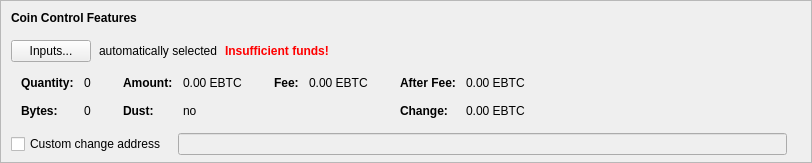
    <widget class="QFrame" name="frameCoinControl">
     <property name="sizePolicy">
      <sizepolicy hsizetype="Expanding" vsizetype="Expanding">
       <horstretch>0</horstretch>
       <verstretch>0</verstretch>
      </sizepolicy>
     </property>
     <property name="maximumSize">
      <size>
       <width>16777215</width>
       <height>16777215</height>
      </size>
     </property>
     <property name="frameShape">
      <enum>QFrame::StyledPanel</enum>
     </property>
     <property name="frameShadow">
      <enum>QFrame::Sunken</enum>
     </property>
     <layout class="QVBoxLayout" name="verticalLayoutCoinControl2">
      <property name="spacing">
       <number>0</number>
      </property>
      <property name="leftMargin">
       <number>0</number>
      </property>
      <property name="topMargin">
       <number>0</number>
      </property>
      <property name="rightMargin">
       <number>0</number>
      </property>
      <property name="bottomMargin">
       <number>6</number>
      </property>
      <item>
       <layout class="QVBoxLayout" name="verticalLayoutCoinControl" stretch="0,0,0,0,1">
        <property name="spacing">
         <number>0</number>
        </property>
        <property name="leftMargin">
         <number>10</number>
        </property>
        <property name="topMargin">
         <number>10</number>
        </property>
        <item>
         <layout class="QHBoxLayout" name="horizontalLayoutCoinControl1">
          <property name="bottomMargin">
           <number>15</number>
          </property>
          <item>
           <widget class="QLabel" name="labelCoinControlFeatures">
            <property name="sizePolicy">
             <sizepolicy hsizetype="Preferred" vsizetype="Maximum">
              <horstretch>0</horstretch>
              <verstretch>0</verstretch>
             </sizepolicy>
            </property>
            <property name="font">
             <font>
              <weight>75</weight>
              <bold>true</bold>
             </font>
            </property>
            <property name="styleSheet">
             <string notr="true">font-weight:bold;</string>
            </property>
            <property name="text">
             <string>Coin Control Features</string>
            </property>
           </widget>
          </item>
         </layout>
        </item>
        <item>
         <layout class="QHBoxLayout" name="horizontalLayoutCoinControl2" stretch="0,0,0,0">
          <property name="spacing">
           <number>8</number>
          </property>
          <property name="bottomMargin">
           <number>10</number>
          </property>
          <item>
           <widget class="QPushButton" name="pushButtonCoinControl">
            <property name="styleSheet">
             <string notr="true"/>
            </property>
            <property name="text">
             <string>Inputs...</string>
            </property>
            <property name="autoDefault">
             <bool>false</bool>
            </property>
           </widget>
          </item>
          <item>
           <widget class="QLabel" name="labelCoinControlAutomaticallySelected">
            <property name="text">
             <string>automatically selected</string>
            </property>
            <property name="margin">
             <number>5</number>
            </property>
           </widget>
          </item>
          <item>
           <widget class="QLabel" name="labelCoinControlInsuffFunds">
            <property name="font">
             <font>
              <weight>75</weight>
              <bold>true</bold>
             </font>
            </property>
            <property name="styleSheet">
             <string notr="true">color:red;font-weight:bold;</string>
            </property>
            <property name="text">
             <string>Insufficient funds!</string>
            </property>
            <property name="margin">
             <number>5</number>
            </property>
           </widget>
          </item>
          <item>
           <spacer name="horizontalSpacerCoinControl">
            <property name="orientation">
             <enum>Qt::Horizontal</enum>
            </property>
            <property name="sizeHint" stdset="0">
             <size>
              <width>40</width>
              <height>1</height>
             </size>
            </property>
           </spacer>
          </item>
         </layout>
        </item>
        <item>
         <widget class="QWidget" name="widgetCoinControl" native="true">
          <property name="sizePolicy">
           <sizepolicy hsizetype="Preferred" vsizetype="Preferred">
            <horstretch>0</horstretch>
            <verstretch>0</verstretch>
           </sizepolicy>
          </property>
          <property name="minimumSize">
           <size>
            <width>0</width>
            <height>0</height>
           </size>
          </property>
          <property name="styleSheet">
           <string notr="true"/>
          </property>
          <layout class="QHBoxLayout" name="horizontalLayoutCoinControl5">
           <property name="leftMargin">
            <number>0</number>
           </property>
           <property name="topMargin">
            <number>0</number>
           </property>
           <property name="rightMargin">
            <number>0</number>
           </property>
           <property name="bottomMargin">
            <number>0</number>
           </property>
           <item>
            <layout class="QHBoxLayout" name="horizontalLayoutCoinControl3" stretch="0,0,0,1">
             <property name="spacing">
              <number>20</number>
             </property>
             <property name="topMargin">
              <number>0</number>
             </property>
             <property name="bottomMargin">
              <number>10</number>
             </property>
             <item>
              <layout class="QFormLayout" name="formLayoutCoinControl1">
               <property name="horizontalSpacing">
                <number>10</number>
               </property>
               <property name="verticalSpacing">
                <number>14</number>
               </property>
               <property name="leftMargin">
                <number>10</number>
               </property>
               <property name="topMargin">
                <number>4</number>
               </property>
               <property name="rightMargin">
                <number>6</number>
               </property>
               <item row="0" column="0">
                <widget class="QLabel" name="labelCoinControlQuantityText">
                 <property name="font">
                  <font>
                   <weight>75</weight>
                   <bold>true</bold>
                  </font>
                 </property>
                 <property name="text">
                  <string>Quantity:</string>
                 </property>
                 <property name="margin">
                  <number>0</number>
                 </property>
                </widget>
               </item>
               <item row="0" column="1">
                <widget class="QLabel" name="labelCoinControlQuantity">
                 <property name="cursor">
                  <cursorShape>IBeamCursor</cursorShape>
                 </property>
                 <property name="contextMenuPolicy">
                  <enum>Qt::ActionsContextMenu</enum>
                 </property>
                 <property name="text">
                  <string notr="true">0</string>
                 </property>
                 <property name="margin">
                  <number>0</number>
                 </property>
                 <property name="textInteractionFlags">
                  <set>Qt::LinksAccessibleByMouse|Qt::TextSelectableByKeyboard|Qt::TextSelectableByMouse</set>
                 </property>
                </widget>
               </item>
               <item row="1" column="0">
                <widget class="QLabel" name="labelCoinControlBytesText">
                 <property name="font">
                  <font>
                   <weight>75</weight>
                   <bold>true</bold>
                  </font>
                 </property>
                 <property name="text">
                  <string>Bytes:</string>
                 </property>
                </widget>
               </item>
               <item row="1" column="1">
                <widget class="QLabel" name="labelCoinControlBytes">
                 <property name="cursor">
                  <cursorShape>IBeamCursor</cursorShape>
                 </property>
                 <property name="contextMenuPolicy">
                  <enum>Qt::ActionsContextMenu</enum>
                 </property>
                 <property name="text">
                  <string notr="true">0</string>
                 </property>
                 <property name="textInteractionFlags">
                  <set>Qt::LinksAccessibleByMouse|Qt::TextSelectableByKeyboard|Qt::TextSelectableByMouse</set>
                 </property>
                </widget>
               </item>
              </layout>
             </item>
             <item>
              <layout class="QFormLayout" name="formLayoutCoinControl2">
               <property name="horizontalSpacing">
                <number>10</number>
               </property>
               <property name="verticalSpacing">
                <number>14</number>
               </property>
               <property name="leftMargin">
                <number>6</number>
               </property>
               <property name="topMargin">
                <number>4</number>
               </property>
               <property name="rightMargin">
                <number>6</number>
               </property>
               <item row="0" column="0">
                <widget class="QLabel" name="labelCoinControlAmountText">
                 <property name="font">
                  <font>
                   <weight>75</weight>
                   <bold>true</bold>
                  </font>
                 </property>
                 <property name="text">
                  <string>Amount:</string>
                 </property>
                 <property name="margin">
                  <number>0</number>
                 </property>
                </widget>
               </item>
               <item row="0" column="1">
                <widget class="QLabel" name="labelCoinControlAmount">
                 <property name="cursor">
                  <cursorShape>IBeamCursor</cursorShape>
                 </property>
                 <property name="contextMenuPolicy">
                  <enum>Qt::ActionsContextMenu</enum>
                 </property>
                 <property name="text">
                  <string notr="true">0.00 EBTC</string>
                 </property>
                 <property name="textInteractionFlags">
                  <set>Qt::LinksAccessibleByMouse|Qt::TextSelectableByKeyboard|Qt::TextSelectableByMouse</set>
                 </property>
                </widget>
               </item>
               <item row="1" column="0">
                <widget class="QLabel" name="labelCoinControlLowOutputText">
                 <property name="font">
                  <font>
                   <weight>75</weight>
                   <bold>true</bold>
                  </font>
                 </property>
                 <property name="text">
                  <string>Dust:</string>
                 </property>
                </widget>
               </item>
               <item row="1" column="1">
                <widget class="QLabel" name="labelCoinControlLowOutput">
                 <property name="cursor">
                  <cursorShape>IBeamCursor</cursorShape>
                 </property>
                 <property name="contextMenuPolicy">
                  <enum>Qt::ActionsContextMenu</enum>
                 </property>
                 <property name="text">
                  <string notr="true">no</string>
                 </property>
                 <property name="textInteractionFlags">
                  <set>Qt::LinksAccessibleByMouse|Qt::TextSelectableByKeyboard|Qt::TextSelectableByMouse</set>
                 </property>
                </widget>
               </item>
              </layout>
             </item>
             <item>
              <layout class="QFormLayout" name="formLayoutCoinControl3">
               <property name="horizontalSpacing">
                <number>10</number>
               </property>
               <property name="verticalSpacing">
                <number>14</number>
               </property>
               <property name="leftMargin">
                <number>6</number>
               </property>
               <property name="topMargin">
                <number>4</number>
               </property>
               <property name="rightMargin">
                <number>6</number>
               </property>
               <item row="0" column="0">
                <widget class="QLabel" name="labelCoinControlFeeText">
                 <property name="font">
                  <font>
                   <weight>75</weight>
                   <bold>true</bold>
                  </font>
                 </property>
                 <property name="text">
                  <string>Fee:</string>
                 </property>
                 <property name="margin">
                  <number>0</number>
                 </property>
                </widget>
               </item>
               <item row="0" column="1">
                <widget class="QLabel" name="labelCoinControlFee">
                 <property name="cursor">
                  <cursorShape>IBeamCursor</cursorShape>
                 </property>
                 <property name="contextMenuPolicy">
                  <enum>Qt::ActionsContextMenu</enum>
                 </property>
                 <property name="text">
                  <string notr="true">0.00 EBTC</string>
                 </property>
                 <property name="textInteractionFlags">
                  <set>Qt::LinksAccessibleByMouse|Qt::TextSelectableByKeyboard|Qt::TextSelectableByMouse</set>
                 </property>
                </widget>
               </item>
              </layout>
             </item>
             <item>
              <layout class="QFormLayout" name="formLayoutCoinControl4">
               <property name="horizontalSpacing">
                <number>10</number>
               </property>
               <property name="verticalSpacing">
                <number>14</number>
               </property>
               <property name="leftMargin">
                <number>6</number>
               </property>
               <property name="topMargin">
                <number>4</number>
               </property>
               <property name="rightMargin">
                <number>6</number>
               </property>
               <item row="0" column="0">
                <widget class="QLabel" name="labelCoinControlAfterFeeText">
                 <property name="font">
                  <font>
                   <weight>75</weight>
                   <bold>true</bold>
                  </font>
                 </property>
                 <property name="text">
                  <string>After Fee:</string>
                 </property>
                 <property name="margin">
                  <number>0</number>
                 </property>
                </widget>
               </item>
               <item row="0" column="1">
                <widget class="QLabel" name="labelCoinControlAfterFee">
                 <property name="cursor">
                  <cursorShape>IBeamCursor</cursorShape>
                 </property>
                 <property name="contextMenuPolicy">
                  <enum>Qt::ActionsContextMenu</enum>
                 </property>
                 <property name="text">
                  <string notr="true">0.00 EBTC</string>
                 </property>
                 <property name="textInteractionFlags">
                  <set>Qt::LinksAccessibleByMouse|Qt::TextSelectableByKeyboard|Qt::TextSelectableByMouse</set>
                 </property>
                </widget>
               </item>
               <item row="1" column="0">
                <widget class="QLabel" name="labelCoinControlChangeText">
                 <property name="font">
                  <font>
                   <weight>75</weight>
                   <bold>true</bold>
                  </font>
                 </property>
                 <property name="text">
                  <string>Change:</string>
                 </property>
                </widget>
               </item>
               <item row="1" column="1">
                <widget class="QLabel" name="labelCoinControlChange">
                 <property name="cursor">
                  <cursorShape>IBeamCursor</cursorShape>
                 </property>
                 <property name="contextMenuPolicy">
                  <enum>Qt::ActionsContextMenu</enum>
                 </property>
                 <property name="text">
                  <string notr="true">0.00 EBTC</string>
                 </property>
                 <property name="textInteractionFlags">
                  <set>Qt::LinksAccessibleByMouse|Qt::TextSelectableByKeyboard|Qt::TextSelectableByMouse</set>
                 </property>
                </widget>
               </item>
              </layout>
             </item>
            </layout>
           </item>
          </layout>
         </widget>
        </item>
        <item>
         <layout class="QHBoxLayout" name="horizontalLayoutCoinControl4" stretch="0,0,0">
          <property name="spacing">
           <number>12</number>
          </property>
          <property name="sizeConstraint">
           <enum>QLayout::SetDefaultConstraint</enum>
          </property>
          <property name="topMargin">
           <number>5</number>
          </property>
          <property name="rightMargin">
           <number>5</number>
          </property>
          <item>
           <widget class="QCheckBox" name="checkBoxCoinControlChange">
            <property name="toolTip">
             <string>If this is activated, but the change address is empty or invalid, change will be sent to a newly generated address.</string>
            </property>
            <property name="text">
             <string>Custom change address</string>
            </property>
           </widget>
          </item>
          <item>
           <widget class="QValidatedLineEdit" name="lineEditCoinControlChange">
            <property name="enabled">
             <bool>false</bool>
            </property>
            <property name="sizePolicy">
             <sizepolicy hsizetype="Expanding" vsizetype="Fixed">
              <horstretch>0</horstretch>
              <verstretch>0</verstretch>
             </sizepolicy>
            </property>
           </widget>
          </item>
          <item>
           <widget class="QLabel" name="labelCoinControlChangeLabel">
            <property name="sizePolicy">
             <sizepolicy hsizetype="Preferred" vsizetype="Expanding">
              <horstretch>0</horstretch>
              <verstretch>0</verstretch>
             </sizepolicy>
            </property>
            <property name="minimumSize">
             <size>
              <width>0</width>
              <height>0</height>
             </size>
            </property>
            <property name="text">
             <string/>
            </property>
            <property name="margin">
             <number>3</number>
            </property>
           </widget>
          </item>
         </layout>
        </item>
        <item>
         <spacer name="verticalSpacerCoinControl">
          <property name="orientation">
           <enum>Qt::Vertical</enum>
          </property>
          <property name="sizeHint" stdset="0">
           <size>
            <width>800</width>
            <height>1</height>
           </size>
          </property>
         </spacer>
        </item>
       </layout>
      </item>
     </layout>
    </widget>
